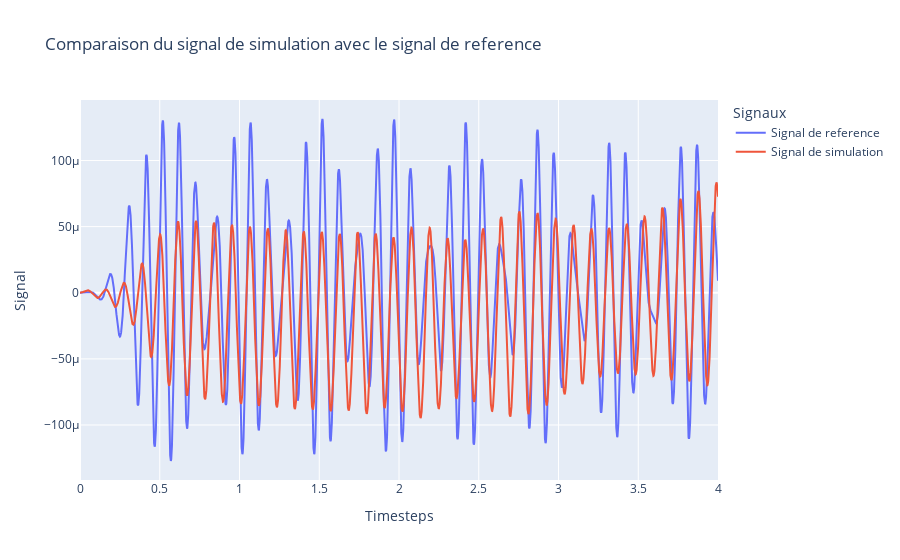
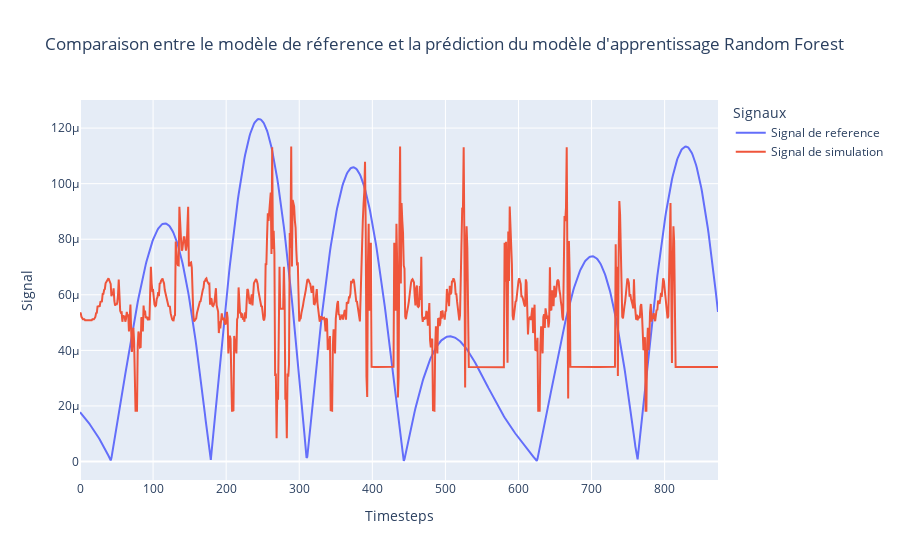

Source (notebook cell) for these figures, in order:
### Markdown cell above
Generate the Time-Series associated with the parameters as well as a modeling with Random Forest

Arguments:

- h: Parameter h of the simulator

- tension: Simulator tension parameter

- u: Parameter u of the simulator

- clo: Clo parameter of the simulator

- eps: Parameter eps of the simulator

- TS_INDEX: time-series index (starts at 0)

- LIST_PATH: path leading to the List * .txt file

- plot_type: Type of graphical interface with matplotlib or plotly ("plt" or "plotly")


Outputs:

- Plot of the time-series with the simulation signal and the reference signal with matplotlib or plotly

- Plot of the prediction signal and the reference signal with matplotlib or plotly

### Code cell
generation.generation_rforest(h = 309.49288554663354,tension = 11605.8732786244,
                          u = 0.9535838147886668,clo = 0.6,eps = 0.3,
                          TS_INDEX = TS_INDEX,LIST_PATH = LIST_PATH_1, plot_type = "plotly")

### Figure 1 — Plotly figure (JSON) as saved in the notebook; plotly's stock layout.template omitted (floating-point values rounded to 4 significant figures; data arrays with more than 128 entries replaced by an {"elided": "..."} marker saying what was removed)
{"data": [{"name": "Signal de reference", "type": "scatter", "x": {"elided": "10000 float values"}, "y": {"elided": "10000 float values"}}, {"name": "Signal de simulation", "type": "scatter", "x": {"elided": "10001 float values"}, "y": {"elided": "10001 float values"}}], "layout": {"legend": {"title": {"text": "Signaux"}}, "title": {"text": "Comparaison du signal de simulation avec le signal de reference"}, "xaxis": {"title": {"text": "Timesteps"}}, "yaxis": {"title": {"text": "Signal"}}}}

### Figure 2 — Plotly figure (JSON) as saved in the notebook; plotly's stock layout.template omitted (floating-point values rounded to 4 significant figures; data arrays with more than 128 entries replaced by an {"elided": "..."} marker saying what was removed)
{"data": [{"name": "Signal de reference", "type": "scatter", "y": {"elided": "874 float values"}}, {"name": "Signal de simulation", "type": "scatter", "y": {"elided": "874 float values"}}], "layout": {"legend": {"title": {"text": "Signaux"}}, "title": {"text": " Comparaison entre le modèle de réference et la prédiction du modèle d'apprentissage Random Forest"}, "xaxis": {"title": {"text": "Timesteps"}}, "yaxis": {"title": {"text": "Signal"}}}}
